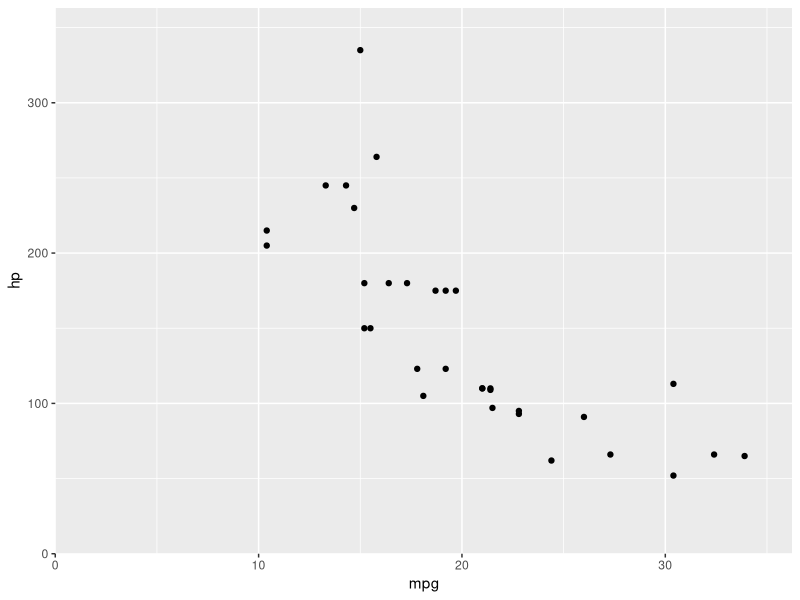
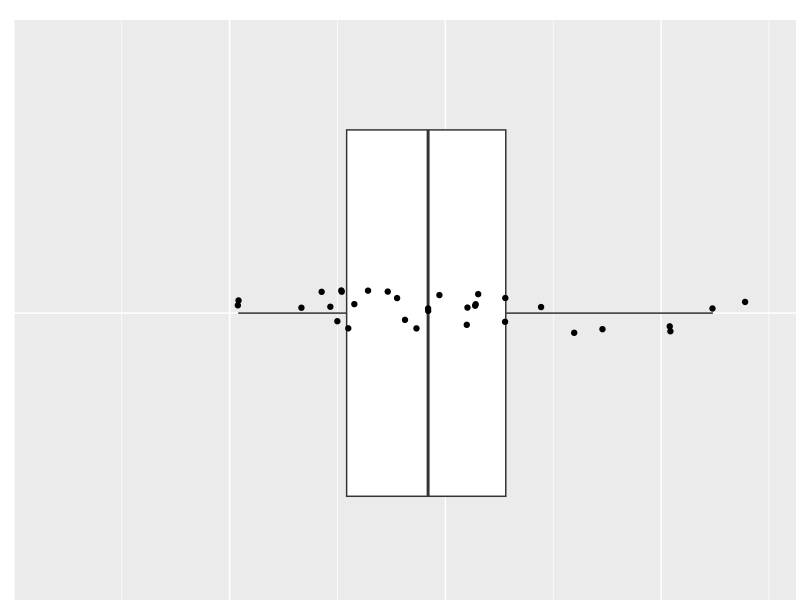
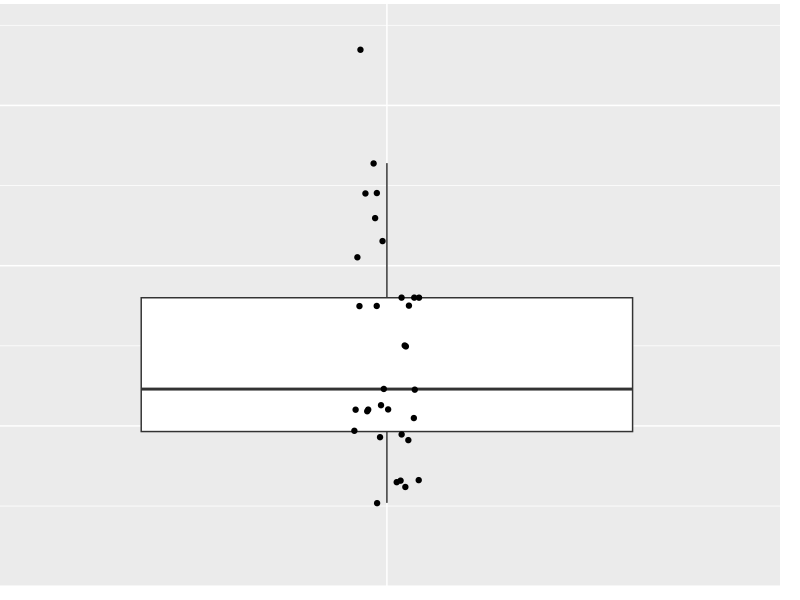

R code for these plots, in order: (Note: this script raises an error after producing the figures.)
library(ggplot2)
library(gtable)
data(mtcars)

p1 <- ggplot(mtcars, aes(mpg, hp)) + 
  geom_point() + 
  scale_x_continuous(expand = c(0, 0)) + 
  scale_y_continuous(expand = c(0, 0)) + 
  expand_limits(y = c(0, 
                      max(mtcars$hp) + 0.1 * diff(range(mtcars$hp)))) + 
  expand_limits(x = c(0, 
                      max(mtcars$mpg) + 0.1 * diff(range(mtcars$mpg))))

# Horizontal marginal boxplot - to appear at the top of the chart
p2 <- ggplot(mtcars, aes(x = factor(1), y = mpg)) + 
  geom_boxplot(outlier.colour = NA) + 
  geom_jitter(position = position_jitter(width = 0.05)) + 
  scale_y_continuous(expand = c(0, 0)) + 
  expand_limits(y = c(0, 
                      max(mtcars$mpg) + 0.1 * diff(range(mtcars$mpg)))) + 
  coord_flip() + 
  theme(axis.text = element_blank(), 
        axis.title = element_blank(), 
        axis.ticks = element_blank(), 
        plot.margin = unit(c(1, 0.2, -0.5, 0.5), "lines"))

# Vertical marginal boxplot - to appear at the right of the chart
p3 <- ggplot(mtcars, aes(x = factor(1), y = hp)) + 
  geom_boxplot(outlier.colour = NA) + 
  geom_jitter(position = position_jitter(width = 0.05)) + 
  scale_y_continuous(expand = c(0, 0)) + 
  expand_limits(y = c(0, 
                      max(mtcars$hp) + 0.1 * diff(range(mtcars$hp)))) + 
  theme(axis.text = element_blank(), 
        axis.title = element_blank(), 
        axis.ticks = element_blank(), 
        plot.margin = unit(c(0.2, 1, 0.5, -0.5), "lines"))

gt1 <- ggplot_gtable(ggplot_build(p1))
gt2 <- ggplot_gtable(ggplot_build(p2))
gt3 <- ggplot_gtable(ggplot_build(p3))

# Get maximum widths and heights
maxWidth <- unit.pmax(gt1$widths[2:3], gt2$widths[2:3])
maxHeight <- unit.pmax(gt1$heights[4:5], gt3$heights[4:5])

# Set the maximums in the gtables for gt1, gt2 and gt3
gt1$widths[2:3] <- as.list(maxWidth)
gt2$widths[2:3] <- as.list(maxWidth)

gt1$heights[4:5] <- as.list(maxHeight)
gt3$heights[4:5] <- as.list(maxHeight)

# Create a new gtable
gt <- gtable(widths = unit(c(7, 1), "null"), height = unit(c(1, 7), "null"))

# Instert gt1, gt2 and gt3 into the new gtable
gt <- gtable_add_grob(gt, gt1, 2, 1)
gt <- gtable_add_grob(gt, gt2, 1, 1)
gt <- gtable_add_grob(gt, gt3, 2, 2)


# And render the plot
grid.newpage()
grid.draw(gt)

grid.rect(x = 0.5, y = 0.5, height = 0.995, width = 0.995, default.units = "npc", 
          gp = gpar(col = "black", fill = NA, lwd = 1))

